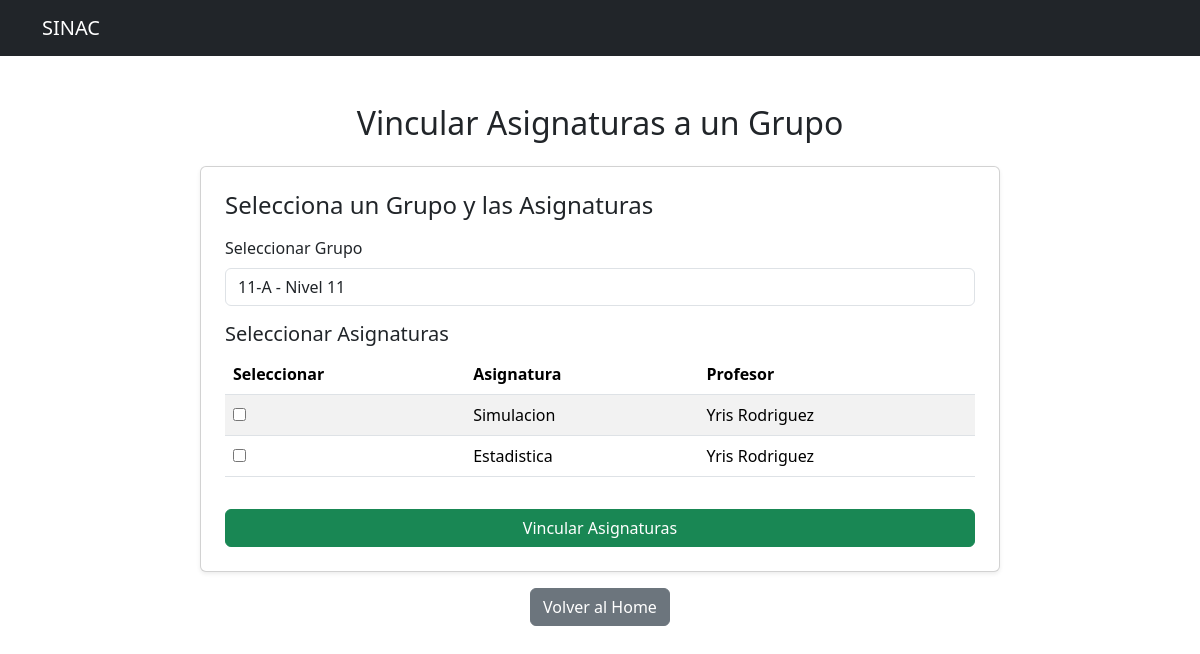
/vincular_asignaturas/ (signed in), run on an earlier commit of the app's database.
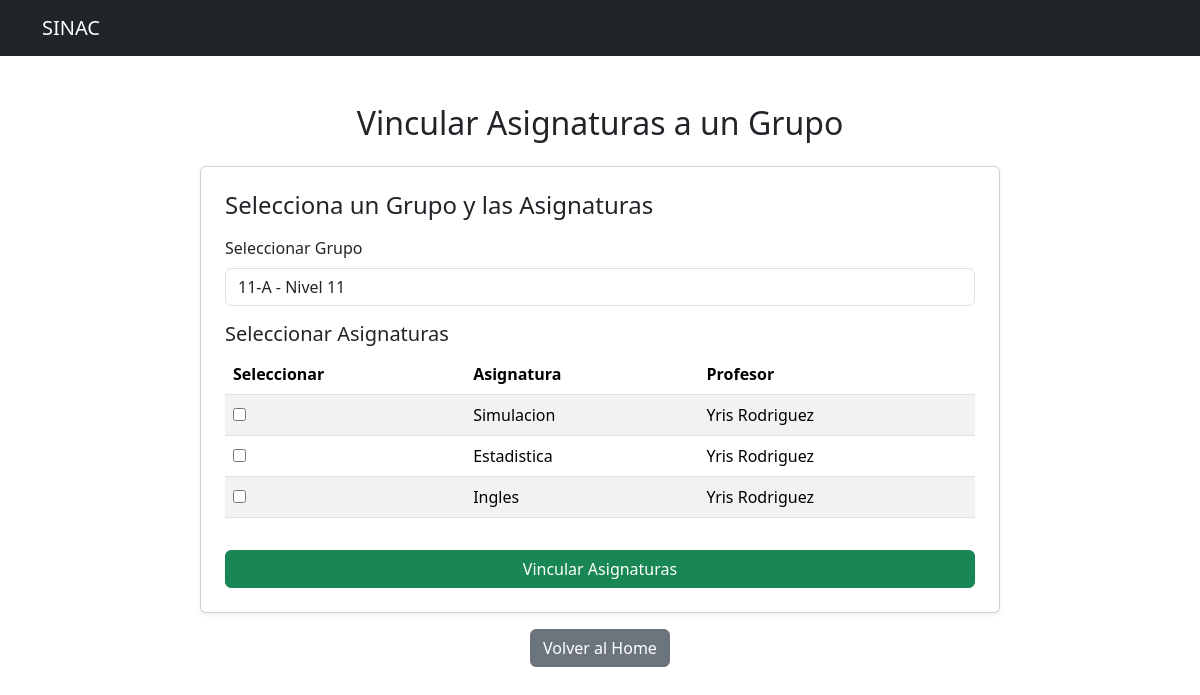
And on a later commit of the database.
### SINAC/models.py (models this page shows, shortened)
class Asignatura(models.Model):
    nombre = models.CharField(max_length=100, unique=True)
    profesor = models.ForeignKey(Profesor, on_delete=models.CASCADE)
    grupo = models.ForeignKey('Grupo', on_delete=models.SET_NULL, null=True, blank=True)

class Profesor(models.Model):
    usuario = models.OneToOneField(Usuario, on_delete=models.CASCADE)
    direccion = models.CharField(max_length=255)
    fecha_nacimiento = models.DateField()
    telefono = models.CharField(max_length=15)
    documento = models.CharField(max_length=20, unique=True)
    email = models.EmailField(unique=True)

class Usuario(AbstractUser):
    ADMINISTRADOR = 'ADMINISTRADOR'
    ESTUDIANTE = 'ESTUDIANTE'
    PROFESOR = 'profesor'
    ROLES = [
        (ADMINISTRADOR, 'Administrador'),
        (ESTUDIANTE, 'Estudiante'),
        (PROFESOR, 'Profesor'),
    ]
    rol = models.CharField(max_length=20, choices=ROLES, default=ESTUDIANTE)

### SINAC/views.py (the view)
# urls.py: path('vincular_asignaturas/', vincular_asignaturas_a_grupo, name='vincular_asignaturas'),
@login_required
@user_passes_test(es_admin)
def vincular_asignaturas_a_grupo(request):
    if request.method == "POST":
        form = VincularAsignaturasGrupoForm(request.POST)
        if form.is_valid():
            grupo = form.cleaned_data['grupo']
            asignaturas = form.cleaned_data['asignaturas']
            for asignatura in asignaturas:
                asignatura.grupo = grupo
                asignatura.save()
            messages.success(request, "Asignaturas vinculadas correctamente al grupo.")
        else:
            messages.error(request, "Error al vincular asignaturas. Verifica los datos.")
    else:
        form = VincularAsignaturasGrupoForm()
    return render(request, 'vincular_asignaturas.html', {'form': form})

### SINAC/forms.py
class VincularAsignaturasGrupoForm(forms.Form):
    grupo = forms.ModelChoiceField(queryset=Grupo.objects.all(), label="Seleccionar Grupo")
    asignaturas = forms.ModelMultipleChoiceField(
        queryset=Asignatura.objects.all(),
        widget=forms.CheckboxSelectMultiple,
        required=True,
        label="Seleccionar Asignaturas"
    )

### SINAC/views.py (called while the page is built)
def es_admin(user):
    return user.is_superuser

### templates/vincular_asignaturas.html (shortened to what this page needs)
{% extends 'base.html' %}
{% block content %}
<div class="container mt-5">
    <h2 class="text-center mb-4">Vincular Asignaturas a un Grupo</h2>
    <div class="card p-4 shadow-sm mx-auto" style="max-width: 800px;">
        <h4 class="mb-3">Selecciona un Grupo y las Asignaturas</h4>
        <form method="post">
            <div class="mb-3">
                <label for="id_grupo" class="form-label">Seleccionar Grupo</label>
                <select name="grupo" id="id_grupo" class="form-control">
                    {% for grupo in form.grupo.field.queryset %}
                        <option value="{{ grupo.id }}">{{ grupo.nombre }} - Nivel {{ grupo.nivel }}</option>
                    {% endfor %}
                </select>
            </div>
            <h5>Seleccionar Asignaturas</h5>
            <table class="table table-striped">
                <thead>
                    <tr>
                        <th>Seleccionar</th>
                        <th>Asignatura</th>
                        <th>Profesor</th>
                    </tr>
                </thead>
                <tbody>
                    {% for asignatura in form.asignaturas.field.queryset %}
                        <tr>
                            <td>
                                <input type="checkbox" name="asignaturas" value="{{ asignatura.id }}">
                            </td>
                            <td>{{ asignatura.nombre }}</td>
                            <td>{{ asignatura.profesor.usuario.first_name }} {{ asignatura.profesor.usuario.last_name }}</td>
                        </tr>
                    {% endfor %}
                </tbody>
            </table>
            <button type="submit" class="btn btn-success w-100 mt-3">Vincular Asignaturas</button>
        </form>
    </div>
    <div class="mt-3 text-center">
        <a href="{% url 'home_admin' %}" class="btn btn-secondary">Volver al Home</a>
    </div>
</div>
{% endblock %}

### templates/base.html (shortened to what this page needs)
<!DOCTYPE html>
<html lang="es">
<head>
    <link rel="stylesheet" href="https://cdn.jsdelivr.net/npm/bootstrap@5.3.2/dist/css/bootstrap.min.css">
</head>
<body>
    <nav class="navbar navbar-expand-lg navbar-dark bg-dark">
        <div class="container">
            <a class="navbar-brand" href="#">SINAC</a>
        </div>
    </nav>
    <div class="container mt-4">
        {% block content %}{% endblock %}
    </div>
</body>
</html>

What changed in the data, as far as the page shows it:
added Asignatura: nombre "Ingles", profesor.usuario.first_name "Yris", profesor.usuario.last_name "Rodriguez"
